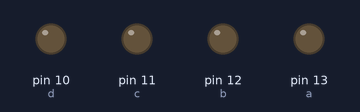
Recording of a sketch running on a simulated Arduino Uno, built with avr-gcc and run on an emulated ATmega328P. Shown: output pins drawn as LEDs (lit = HIGH).

Above: at 0.1 s.
At 4.6 s:
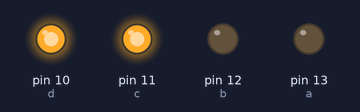
At 9.1 s:
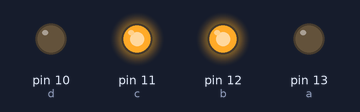
At 19.6 s:
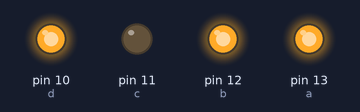
At 27.6 s:
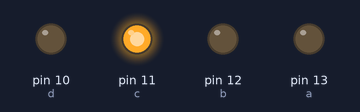
At 38.1 s:
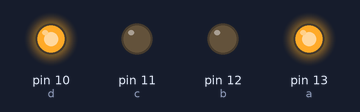
Timing chart, 0 to 40.0 s (numbered marks = the images above):
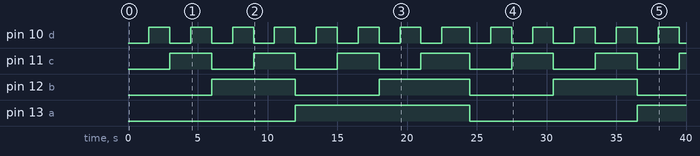

Measured:
- by itself, pin 10 (d): goes 7 × (HIGH 1.5 s, LOW 1.5 s), HIGH 2.0 s, 5 × (LOW 1.5 s, HIGH 1.5 s), then LOW
- by itself, pin 11 (c): LOW → HIGH at 3.0 s, → LOW 3.0 s later, → HIGH 3.0 s later, → LOW 3.0 s later, … (13 changes in this stretch)
- by itself, pin 12 (b): alternates HIGH for 6.0 s and LOW for 6.0 s
- by itself, pin 13 (a): LOW → HIGH at 12.0 s, → LOW 12.5 s later, → HIGH 12.0 s later

The sketch:

punto_4.ino
```cpp
// Punto 4
int a=13; //Nombre de los pines
int b=12;
int c=11;
int d=10;
int x=1500; //Tiempo de espera 1.5seg.
int y=2000; //Tiempo de espera 2seg.
void setup() {
  pinMode(a,OUTPUT); //Se inicializan los pines para que saquen la información
  pinMode(b,OUTPUT);
  pinMode(c,OUTPUT);
  pinMode(d,OUTPUT);

}

void loop() { //Se realiza un contador 4 bit. Después de cada muestra esperan 1.5seg.
  digitalWrite(a,LOW),digitalWrite(b,LOW),digitalWrite(c,LOW),digitalWrite(d,LOW);//0000
  delay(x);
  digitalWrite(a,LOW),digitalWrite(b,LOW),digitalWrite(c,LOW),digitalWrite(d,HIGH);//0001
  delay(x);
  digitalWrite(a,LOW),digitalWrite(b,LOW),digitalWrite(d,LOW),digitalWrite(c,HIGH);//0010
  delay(x);
  digitalWrite(a,LOW),digitalWrite(b,LOW),digitalWrite(c,HIGH),digitalWrite(d,HIGH);//0011
  delay(x);
  digitalWrite(a,LOW),digitalWrite(c,LOW),digitalWrite(d,LOW),digitalWrite(b,HIGH);//0100
  delay(x);
  digitalWrite(a,LOW),digitalWrite(c,LOW),digitalWrite(b,HIGH),digitalWrite(d,HIGH);//0101
  delay(x);
  digitalWrite(a,LOW),digitalWrite(d,LOW),digitalWrite(b,HIGH),digitalWrite(c,HIGH);//0110
  delay(x);
  digitalWrite(a,LOW),digitalWrite(b,HIGH),digitalWrite(c,HIGH),digitalWrite(d,HIGH);//0111
  delay(x);
  digitalWrite(b,LOW),digitalWrite(c,LOW),digitalWrite(d,LOW),digitalWrite(a,HIGH);//1000
  delay(x);
  digitalWrite(b,LOW),digitalWrite(c,LOW),digitalWrite(a,HIGH),digitalWrite(d,HIGH);//1001
  delay(x);
  digitalWrite(b,LOW),digitalWrite(d,LOW),digitalWrite(a,HIGH),digitalWrite(c,HIGH);//1010
  delay(x);
  digitalWrite(b,LOW),digitalWrite(a,HIGH),digitalWrite(c,HIGH),digitalWrite(d,HIGH);//1011
  delay(x);
  digitalWrite(c,LOW),digitalWrite(d,LOW),digitalWrite(a,HIGH),digitalWrite(b,HIGH);//1100
  delay(x);
  digitalWrite(c,LOW),digitalWrite(a,HIGH),digitalWrite(b,HIGH),digitalWrite(d,HIGH);//1101
  delay(x);
  digitalWrite(d,LOW),digitalWrite(a,HIGH),digitalWrite(b,HIGH),digitalWrite(c,HIGH);//1110
  delay(x);
  digitalWrite(a,HIGH),digitalWrite(b,HIGH),digitalWrite(c,HIGH),digitalWrite(d,HIGH);//1111
  delay(y); //Esperan 2seg. para volver a iniciar el contador 4bit

}
//Prueba física: https://youtu.be/hwHNLRNPQ4Y
```
